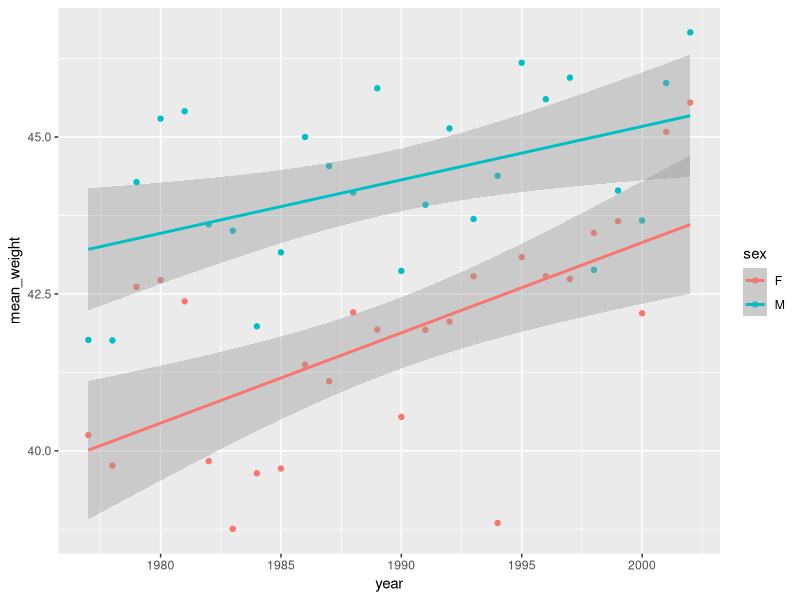

This chart was generated by the following R code:
## ---- chunk 1
knitr::opts_chunk$set(echo = FALSE)

# rmarkdown::render("code/solution-code/Tidyr-surveys-R.RMD", output_dir = "solutions")

# rmarkdown::render("current-file-name.RMD",
#                   output_dir = "solutions")

library(tidyverse)
surveys = read.csv(here::here("data/surveys.csv"))

## ---- chunk 2
surveys |>
  filter(!is.na(weight)) |>
  head()
## ---- chunk 3
surveys |>
  filter(!is.na(weight)) |> # year == 1994, plot_id == 1
  unite('date_plot', year, month, day, plot_id) |>
  head()
## ---- chunk 4
surveys |>
  filter(!is.na(weight)) |> # year == 1994, plot_id == 1
  unite('date_plot', year, month, day, plot_id) |>
  group_by(date_plot, species_id) |>
  summarize(mean_weight = mean(weight)) |>
  head()
## ---- chunk 5
surveys |>
  filter(!is.na(weight)) |> # year == 1994, plot_id == 1
  unite('date_plot', year, month, day, plot_id) |>
  group_by(date_plot, species_id) |>
  summarize(mean_weight = mean(weight)) |>
  pivot_wider(names_from = species_id, values_from = mean_weight) |>
  head()
## ---- chunk 6
surveys |>
  filter(!is.na(weight),
         species_id == "DM",
         sex != "") |> 
  head()
## ---- chunk 7
surveys |>
  filter(!is.na(weight),
         species_id == "DM",
         sex != "") |> 
  unite("sp_sex", species_id, sex) |>
  head()
## ---- chunk 8
surveys |>
  filter(!is.na(weight),
         species_id == "DM",
         sex != "") |> 
  unite("sp_sex", species_id, sex) |>
  group_by(year, sp_sex) %>%
  summarise(mean_weight = mean(weight)) |>
  head()
## ---- chunk 9
surveys |>
  filter(!is.na(weight),
         species_id == "DM",
         sex != "") |> 
  unite("sp_sex", species_id, sex) |>
  group_by(year, sp_sex) %>%
  summarise(mean_weight = mean(weight)) |>
  separate(sp_sex, c("sp", "sex"), sep = "_") |>
  ggplot(aes(x = year, y = mean_weight, color = sex)) +
  geom_point() +
  stat_smooth(method = "lm")
